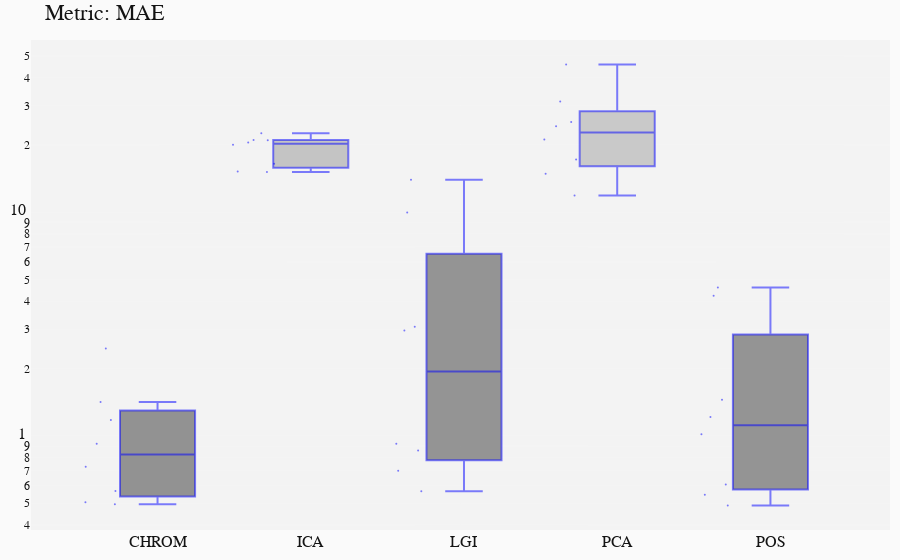

Here is the notebook cell this chart was saved with:
### Markdown cell above
# Analisys

### Code cell
## -- Holistic

path_results = "../results/h5/" # general path for cfg# general path for data

dataset = 'UBFC1'
ANALYSIS(dataset, 'holistic', metrics=['MAE'])
STATS(dataset, approach='holistic')

### Figure 1 — Plotly figure (JSON) as saved in the notebook; plotly's stock layout.template omitted (floating-point values rounded to 4 significant figures)
{"data": [{"boxpoints": "all", "fillcolor": "rgba(50,50,50,0.5)", "jitter": 0.7, "line": {"color": "rgba(0,0,255,0.5)", "width": 2}, "marker": {"size": 2}, "name": "CHROM", "type": "box", "y": [0.5668, 1.178, 1.416, 0.9207, 0.5053, 2.46, 0.7279, 0.4941]}, {"boxpoints": "all", "fillcolor": "rgba(150,150,150,0.5)", "jitter": 0.7, "line": {"color": "rgba(0,0,255,0.5)", "width": 2}, "marker": {"size": 2}, "name": "ICA", "type": "box", "y": [20.47, 22.53, 20.99, 16.45, 20.02, 21.02, 15.11, 15.19]}, {"boxpoints": "all", "fillcolor": "rgba(55,55,55,0.5)", "jitter": 0.7, "line": {"color": "rgba(0,0,255,0.5)", "width": 2}, "marker": {"size": 2}, "name": "LGI", "type": "box", "y": [0.8598, 9.965, 0.5653, 3.074, 13.98, 2.956, 0.9228, 0.6974]}, {"boxpoints": "all", "fillcolor": "rgba(160,160,160,0.5)", "jitter": 0.7, "line": {"color": "rgba(0,0,255,0.5)", "width": 2}, "marker": {"size": 2}, "name": "PCA", "type": "box", "y": [31.23, 45.75, 11.88, 21.16, 25.33, 24.24, 17.21, 14.84]}, {"boxpoints": "all", "fillcolor": "rgba(55,55,55,0.5)", "jitter": 0.7, "line": {"color": "rgba(0,0,255,0.5)", "width": 2}, "marker": {"size": 2}, "name": "POS", "type": "box", "y": [0.6067, 1.017, 1.214, 1.449, 0.4882, 4.607, 4.23, 0.545]}], "layout": {"font": {"color": "rgb(20,20,20)", "family": "monospace", "size": 16}, "margin": {"b": 20, "l": 20, "r": 10, "t": 40}, "paper_bgcolor": "rgb(250, 250, 250)", "plot_bgcolor": "rgb(243, 243, 243)", "showlegend": false, "title": {"text": "Metric: MAE"}, "xaxis": {"type": "category"}, "yaxis": {"autorange": true, "gridcolor": "rgb(255,255,255)", "gridwidth": 0.1, "showgrid": true, "title": {"font": {"size": 30}}, "type": "log", "zeroline": true, "zerolinewidth": 2}}}
